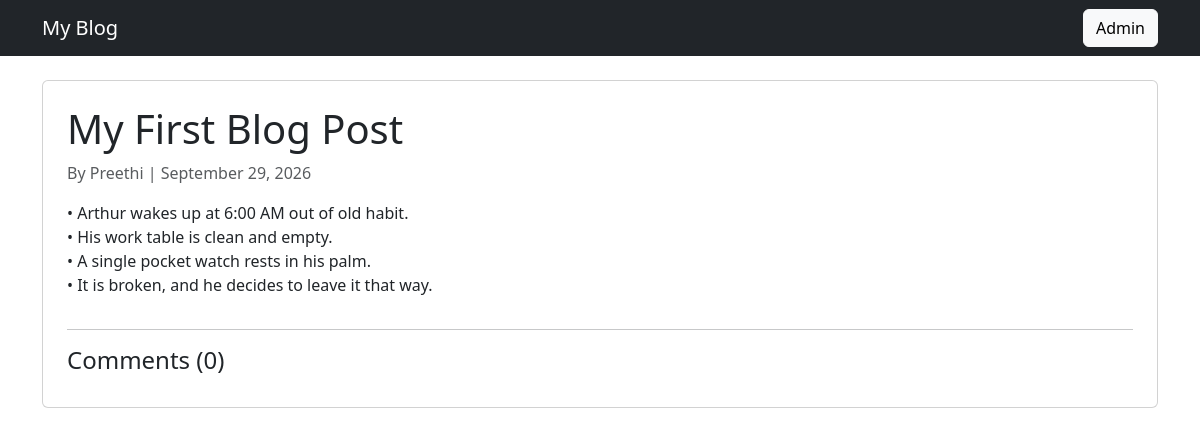
Screenshot of /post/my-first-blog-post/ with the database file from the repository.
### blog/models.py (models this page shows, shortened)
class Post(models.Model):
    title = models.CharField(max_length=200)
    slug = models.SlugField(unique=True)
    content = models.TextField()
    image = models.ImageField(upload_to='blog_images/', blank=True, null=True)
    author = models.ForeignKey(User, on_delete=models.CASCADE)
    category = models.ForeignKey(Category, on_delete=models.SET_NULL, null=True, blank=True)
    created_at = models.DateTimeField(auto_now_add=True)
    updated_at = models.DateTimeField(auto_now=True)
    is_published = models.BooleanField(default=True)

### blog/views.py (the view)
# urls.py: path('post/<slug:slug>/', PostDetailView.as_view(), name='post_detail'),
class PostDetailView(DetailView):
    model = Post
    template_name = 'blog/post_detail.html'
    context_object_name = 'post'

### blog/templates/blog/post_detail.html (shortened to what this page needs)
{% extends 'blog/base.html' %}
{% block content %}
<div class="card p-4">
  <h1>{{ post.title }}</h1>
  <p class="text-muted">By {{ post.author.username }} | {{ post.created_at|date:"F d, Y" }}</p>
  <p style="white-space: pre-line;">{{ post.content }}</p>
  <hr>
  <h4>Comments ({{ post.comments.count }})</h4>
</div>
{% endblock %}

### blog/templates/blog/base.html (shortened to what this page needs)
<!DOCTYPE html>
<html>
<head>
    <link href="https://cdn.jsdelivr.net/npm/bootstrap@5.3.0/dist/css/bootstrap.min.css" rel="stylesheet">
</head>
<body>
<nav class="navbar navbar-dark bg-dark">
  <div class="container">
    <a class="navbar-brand" href="/">My Blog</a>
    <a class="btn btn-light" href="/admin/">Admin</a>
  </div>
</nav>
<div class="container mt-4">
    {% block content %}{% endblock %}
</div>
</body>
</html>

### rows the page displays
Post: title "My First Blog Post", author.username "Preethi", created_at "September 29, 2026", content "• Arthur wakes up at 6:00 AM out of old habit. • His work table is clean and empty. • A single pocket watch rests in his palm. • It is broken, and he decides to leave it that way.", comments.count "0"
